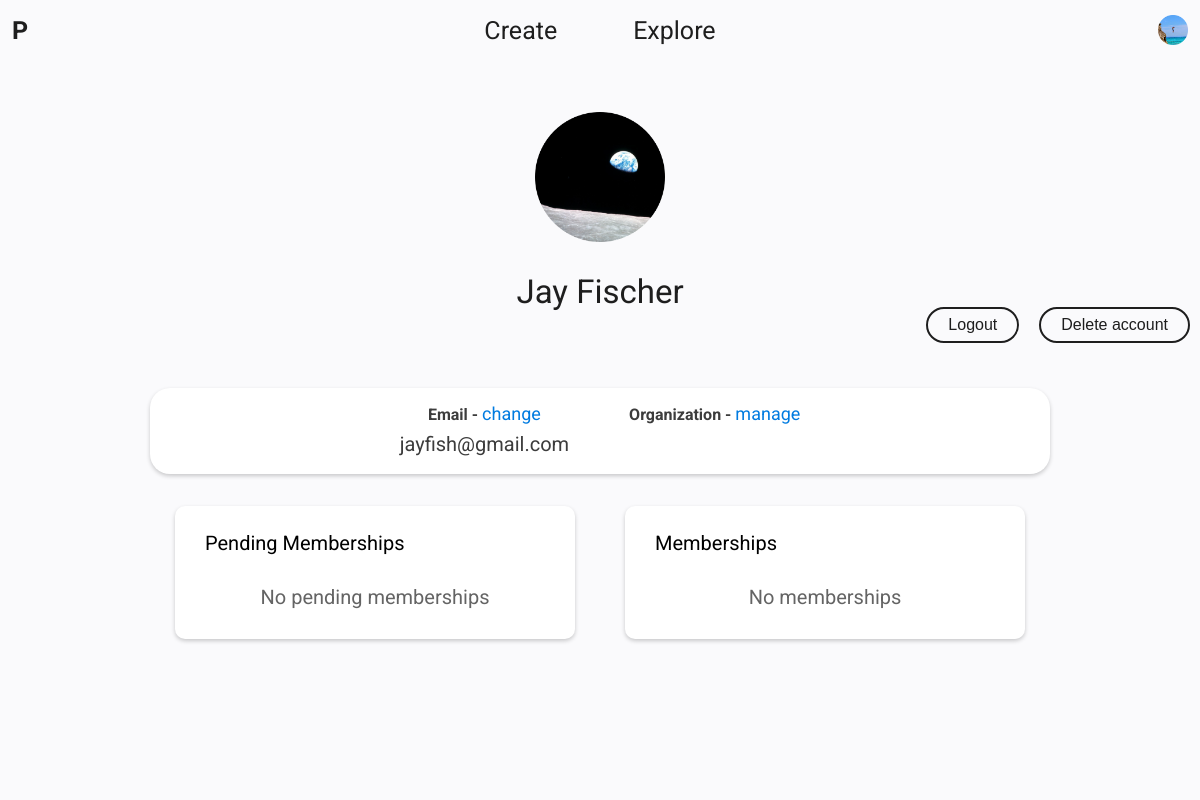
The page /profile/ (signed in) on the database as committed earlier.
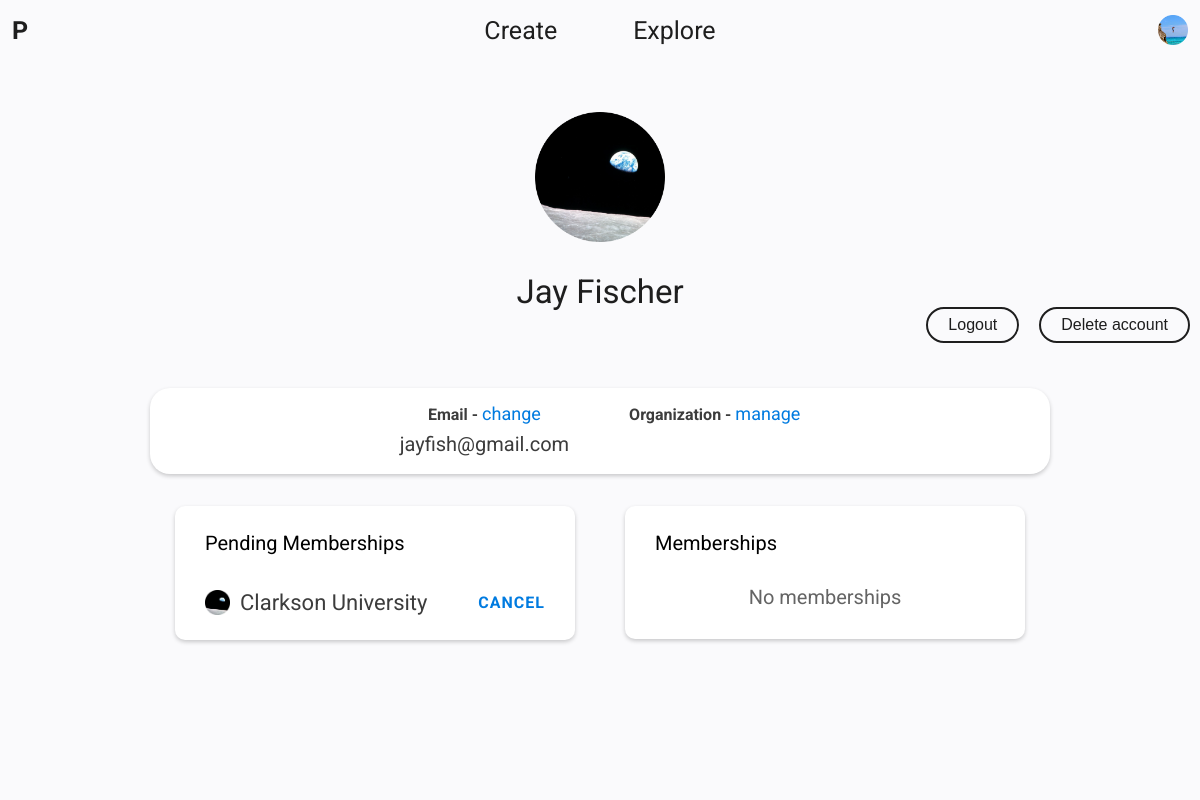
The same page on the database as committed later.
### builder/models.py (models this page shows, shortened)
class Membership(models.Model):
    organization = models.ForeignKey(Organization, on_delete=models.CASCADE)
    user = models.ForeignKey(settings.AUTH_USER_MODEL, on_delete=models.CASCADE)
    relatedDate = models.DateField()
    approved = models.BooleanField(default=False)
    objects = MembershipManager()

class Organization(models.Model):
    name = models.CharField(max_length=LENGTH_SHORT)
    description = models.CharField(max_length=LENGTH_LONG)
    isPrivate = models.BooleanField(default=False)
    owner = models.ForeignKey(settings.AUTH_USER_MODEL, on_delete=models.CASCADE) # SET_NULL? Orphan Organization?

### meta/views.py (the view, shortened to what this page needs)
# urls.py: path('profile/', views.profile, name='profile'),
@login_required
def profile(request):
    content = {'pendingMemberships': Membership.objects.filter(user=request.user, approved=False),
               'memberships': Membership.objects.filter(user=request.user, approved=True),
               'changeEmailForm': ChangeEmailForm()}
    if request.method == 'GET':
        return render(request, 'profile.html', content)

### meta/templates/profile.html (shortened to what this page needs)
<html>
    {% load static %}
    <head>
    </head>
    <body>
        {% include 'core.html' %}
        {% include 'dashboard.html' %}
        <link rel="stylesheet" type="text/css" href="{% static 'styles/profile.css' %}">
        <div class="banner">
            <div class="info">
                <div class="img-container">
                    <img style="width: 100%" src="{% static 'images/earth.png' %}">
                </div>
                <div class="details">
                    <h1>{{ request.user.get_full_name }}</h1>
                </div>
            </div>
            <div class="actions">
                <button onclick="confirmationPopup.display('Logout of account associated with <b>{{ request.user.email }}</b>?',
                                                           'Logout',
                                                           'logout',
                                                           'True')">Logout</button>
                <button onclick="confirmationPopup.display(`Delete <b>{{ request.user.profile.organization.name }}`,
                                                           'Delete',
                                                           'deleteOrganization',
                                                           'True')">Delete account</button>
            </div>
        </div>
        <div class="content">
            <div class="dashboard" style="max-width: 900px">
                <div class="item" style="max-width: 1000px; border-radius: 20px">
                    <div class="stats">
                        <div class="stat">
                            <h4>Email - <a onclick="changeEmailPopup.display()">change</a></h4>
                            <h5>
                                {{ request.user.email }}
                            </h5>
                        </div>
                        <div class="stat">
                            <h4>Organization - <a href="{% url 'manage_organization' %}">manage</a></h4>
                        </div>
                    </div>
                </div>
                <div class="item" style="max-width: 400px">
                    <h3>Pending Memberships</h3>
                    {% if pendingMemberships %}
                        <div class="list">
                            {% for membership in pendingMemberships %}
                                {% if forloop.counter == pendingMemberships|length %}
                                <div class="element" style="margin-bottom: 5px">
                                {% else %}
                                <div class="element">
                                {% endif %}
                                    <a class="info" href="{% url 'explore' %}?organization={{ membership.organization.name }}">
                                        <div class="iconname">
                                            <img src="{% static 'images/earth.png' %}" alt="earth">
                                            <h4>{{ membership.organization.name }}</h4>
                                        </div>
                                    </a>
                                    <div class="actions">
                                        <a onclick="confirmationPopup.display('Cancel your pending membership request to <b>{{ membership.organization.name }}</b>?',
                                                                              'Cancel request',
                                                                              'membershipIdToCancel',
                                                                              {{ membership.id }})">CANCEL</a>
                                    </div>
                                </div>
                            {% endfor %}
                        </div>
                    {% else %}
                        <div class="empty-list">
                            <h4>No pending memberships</h4>
                        </div>
                    {% endif %}
                </div>
                <div class="item" style="max-width: 400px">
                    <h3>Memberships</h3>
                    {% if memberships %}
                        <div class="list">
                            {{ cancelMembershipPopupData|json_script:"cancelMembershipPopupData" }}
                            {% for membership in memberships %}
                                {% if forloop.counter == memberships|length %}
                                <div class="element" style="margin-bottom: 5px">
                                {% else %}
                                <div class="element">
                                {% endif %}
                                    <a class="info" href="{% url 'explore' %}?organization={{ membership.organization.name }}">
                                        <div class="iconname">
                                            <img src="{% static 'images/earth.png' %}" alt="earth">
                                            <h4>{{ membership.organization.name }}</h4>
                                        </div>
                                    </a>
                                    <div class="actions">
                                        {% if membership.organization.isPrivate %}
                                            <a onclick="confirmationPopup.display(`Cancel your membership with <b>{{ membership.organization.name }}</b>?
                                                                                   <br><br>This organization is private, so you will lose access to its Pages.`,
                                                                                  'Cancel membership',
                                                                                  'membershipIdToCancel',
                                                                                  {{ membership.id }})">Cancel</a>
                                        {% else %}
                                            <a onclick="confirmationPopup.display(`Cancel your membership with <b>{{ membership.organization.name }}</b>?
                                                                                   <br><br>This organization is public, so you will still have access to its Pages.`,
                                                                                  'Cancel membership',
                                                                                  'membershipIdToCancel',
                                                                                  {{ membership.id }})">Cancel</a>
                                        {% endif %}
                                    </div>
                                </div>
                            {% endfor %}
                        </div>
                    {% else %}
                        <div class="empty-list">
                            <h4>No memberships</h4>
                        </div>
                    {% endif %}
                </div>
            </div>
        </div>
        {% include 'base_popup.html' %}
        {% include 'confirmation_popup.html' %}
        {% include 'change_email_popup.html' %}
    </body>
</html>

### pages/templates/core.html (shortened to what this page needs)
{% load static %}
<link rel="stylesheet" type="text/css" href="{% static 'styles/core.css' %}">
<div class="top-nav">
    <div class="left">
        <a href="{% url 'home' %}">P</a>
    </div>
    <div class="center">
        <a href="{% url 'create_pitch' %}">Create</a>
        {% if request.user.is_anonymous %}
            <a href="{% url 'login' %}">Explore</a>
        {% else %}
            <a href="{% url 'explore' %}">Explore</a>
        {% endif %}
    </div>
    <div class="right">
        {% if request.user.is_anonymous %}
            <a href="{% url 'login' %}">Login</a>
        {% else %}
            <a href="{% url 'profile' %}">
                {% if request.user.profile.organization %}
                    <img src="{% static 'images/earth.png' %}" alt="profile">
                {% else %}
                    <img src="{% static 'images/cliff.png' %}" alt="profile">
                {% endif %}
            </a>
        {% endif %}
    </div>
</div>

### pages/templates/dashboard.html
{% load static %}
<link rel="stylesheet" type="text/css" href="{% static 'styles/dashboard.css' %}">

### pages/templates/base_popup.html (shortened to what this page needs)
{% load static %}
<link rel="stylesheet" type="text/css" href="{% static 'styles/base_popup.css' %}">

### pages/templates/confirmation_popup.html (shortened to what this page needs)
{% load static %}
<link rel="stylesheet" type="text/css" href="{% static 'styles/confirmation_popup.css' %}">

### meta/templates/change_email_popup.html (shortened to what this page needs)
{% load static %}
<link rel="stylesheet" type="text/css" href="{% static 'styles/change_email_popup.css' %}">

### pages/static/styles/core.css (style rules this page uses)
html { color: rgb(60, 60, 60); }
a { color: rgb(0, 123, 224); }
body { width: 100%; height: 100%; display: flex; flex-direction: column; margin: 0; font-family: Roboto; overflow: hidden; }
.top-nav { width: 100vw; height: 60px; z-index: 1; display: flex; justify-content: center; align-items: center; background-color: rgb(250, 250, 252); }
.top-nav a { color: rgb(30, 30, 30); }
.top-nav .left { position: absolute; left: 1vmax; }
.top-nav .left a { font-size: 25px; font-weight: bold; text-decoration: none; }
.top-nav .center a { margin: 0 3vw 0 3vw; font-size: 25px; text-decoration: none; }
.top-nav .right { position: absolute; right: 1vmax; }
.top-nav .right a { font-size: 25px; text-decoration: none; }
.top-nav .right a img { height: 30px; }
.banner { width: 100vw; display: flex; flex-direction: column; justify-content: center; align-items: center; padding: 20px 0 13px 0; color: rgb(255, 255, 255); background-color: rgb(240, 240, 240); background-color: rgb(20, 77, 64); }
.banner .info { display: flex; flex-direction: column; align-items: center; margin-bottom: 10px; }
.banner .info .img-container { width: 80px; height: 80px; display: flex; justify-content: center; align-items: center; margin-bottom: 10px; border-radius: 50%; background-color: white; }
.banner .info .img-container img { width: 40px; }
.banner .info .details { display: flex; flex-direction: column; align-items: center; margin-top: 10px; }
.banner .info .details h1 { margin: 0; text-align: center; font-size: 35px; font-weight: normal; }
.banner .actions { width: 100%; display: flex; justify-content: flex-end; margin-top: 20px; }
.banner .actions button { margin: 0 10px; padding: 7px 20px; font-size: 16px; color: rgb(255, 255, 255); border: 2px solid rgb(255, 255, 255); border-radius: 20px; background-color: transparent; cursor: pointer; }
.content { position: relative; width: 100%; height: 100%; display: flex; flex-direction: column; align-items: center; flex: 1; overflow: auto; overflow-x: hidden; background-color: rgb(250, 250, 252); }
@media only screen and (min-width: 580px) { .top-nav .left { display: block; } }
@media only screen and (min-width: 580px) { .banner { flex-direction: row; } }
@media only screen and (min-width: 580px) { .banner .info { flex-direction: row; } }
@media only screen and (min-width: 580px) { .banner .info .img-container { margin: 0 0 0 20px; } }
@media only screen and (min-width: 580px) { .banner .info .details { margin: 0 0 0 20px; align-items: flex-start; } }
@media only screen and (min-width: 580px) { .banner .info .details h1 { font-size: 40px; } }
@media only screen and (min-width: 580px) { .banner .actions { width: unset; position: absolute; right: 0; margin: 0; align-self: flex-end; } }

### meta/static/styles/profile.css (style rules this page uses)
.top-nav { background-color: rgb(250, 250, 252); }
.banner { width: 100vw; display: flex; justify-content: center; align-items: center; color: rgb(30, 30, 30); background-color: rgb(250, 250, 252); }
.banner .info { flex-direction: column; align-items: center; justify-content: center; margin: 4vh 0 4vh 0; }
.banner .info .img-container { width: 130px; height: 130px; margin: auto; }
.banner .info .details { margin: auto; }
.banner .info .details h1 { margin-top: 10px; font-size: 33px; }
.banner .actions button { color: rgb(30, 30, 30); border-color: rgb(30, 30, 30); }
.content a { margin: 10px 0 0 0; font-size: 18px; font-weight: normal; text-align: center; }
@media only screen and (min-width: 580px) { .banner .info .details { margin-top: 20px; } }

Rows that differ between the two databases and show on the page:
added Membership: organization.name "Clarkson University"
Other text that changed with them:
text no longer shown: "No pending memberships"
